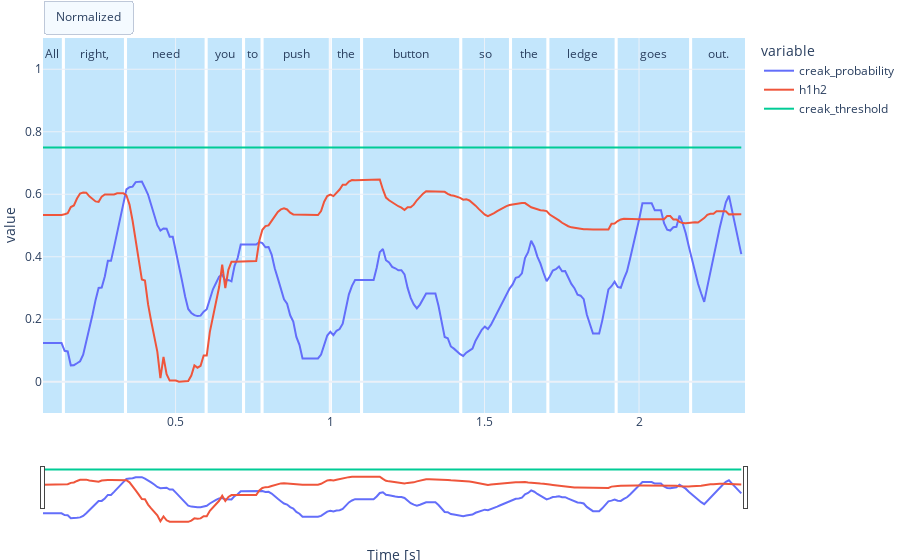

The code cell stored with this chart in its notebook:
### Markdown cell above
## Plot the audio
Get the durations from here for the fine-grained editing

### Code cell
fig = creapy.plot(X_test, y_pred_smoothed, sr, words=timestamps)

### Figure 1 — Plotly figure (JSON) as saved in the notebook; plotly's stock layout.template omitted (floating-point values rounded to 4 significant figures; data arrays with more than 128 entries replaced by an {"elided": "..."} marker saying what was removed)
{"data": [{"hovertemplate": "variable=creak_probability<br>x=%{x}<br>value=%{y}<extra></extra>", "legendgroup": "creak_probability", "line": {"color": "#636efa", "dash": "solid"}, "marker": {"symbol": "circle"}, "mode": "lines", "name": "creak_probability", "orientation": "v", "showlegend": true, "type": "scatter", "x": {"elided": "227 float values"}, "xaxis": "x", "y": {"elided": "227 float values"}, "yaxis": "y"}, {"hovertemplate": "variable=h1h2<br>x=%{x}<br>value=%{y}<extra></extra>", "legendgroup": "h1h2", "line": {"color": "#EF553B", "dash": "solid"}, "marker": {"symbol": "circle"}, "mode": "lines", "name": "h1h2", "orientation": "v", "showlegend": true, "type": "scatter", "x": {"elided": "227 float values"}, "xaxis": "x", "y": {"elided": "227 float values"}, "yaxis": "y"}, {"hovertemplate": "variable=creak_threshold<br>x=%{x}<br>value=%{y}<extra></extra>", "legendgroup": "creak_threshold", "line": {"color": "#00cc96", "dash": "solid"}, "marker": {"symbol": "circle"}, "mode": "lines", "name": "creak_threshold", "orientation": "v", "showlegend": true, "type": "scatter", "x": {"elided": "227 float values"}, "xaxis": "x", "y": {"elided": "227 float values"}, "yaxis": "y"}], "layout": {"annotations": [{"font": {"size": 12}, "showarrow": false, "text": "All", "x": 0.1015, "y": 1.05}, {"font": {"size": 12}, "showarrow": false, "text": "right,", "x": 0.2375, "y": 1.05}, {"font": {"size": 12}, "showarrow": false, "text": "need", "x": 0.4685, "y": 1.05}, {"font": {"size": 12}, "showarrow": false, "text": "you", "x": 0.6595, "y": 1.05}, {"font": {"size": 12}, "showarrow": false, "text": "to", "x": 0.75, "y": 1.05}, {"font": {"size": 12}, "showarrow": false, "text": "push", "x": 0.8905, "y": 1.05}, {"font": {"size": 12}, "showarrow": false, "text": "the", "x": 1.051, "y": 1.05}, {"font": {"size": 12}, "showarrow": false, "text": "button", "x": 1.262, "y": 1.05}, {"font": {"size": 12}, "showarrow": false, "text": "so", "x": 1.503, "y": 1.05}, {"font": {"size": 12}, "showarrow": false, "text": "the", "x": 1.644, "y": 1.05}, {"font": {"size": 12}, "showarrow": false, "text": "ledge", "x": 1.816, "y": 1.05}, {"font": {"size": 12}, "showarrow": false, "text": "goes", "x": 2.046, "y": 1.05}, {"font": {"size": 12}, "showarrow": false, "text": "out.", "x": 2.257, "y": 1.05}], "legend": {"title": {"text": "variable"}, "tracegroupgap": 0}, "margin": {"b": 0, "l": 0, "r": 0, "t": 0}, "shapes": [{"fillcolor": "LightSkyBlue", "layer": "below", "line": {"width": 0}, "opacity": 0.5, "type": "rect", "x0": 0.071, "x1": 0.132, "y0": -0.1, "y1": 1.1}, {"fillcolor": "LightSkyBlue", "layer": "below", "line": {"width": 0}, "opacity": 0.5, "type": "rect", "x0": 0.142, "x1": 0.333, "y0": -0.1, "y1": 1.1}, {"fillcolor": "LightSkyBlue", "layer": "below", "line": {"width": 0}, "opacity": 0.5, "type": "rect", "x0": 0.343, "x1": 0.594, "y0": -0.1, "y1": 1.1}, {"fillcolor": "LightSkyBlue", "layer": "below", "line": {"width": 0}, "opacity": 0.5, "type": "rect", "x0": 0.604, "x1": 0.715, "y0": -0.1, "y1": 1.1}, {"fillcolor": "LightSkyBlue", "layer": "below", "line": {"width": 0}, "opacity": 0.5, "type": "rect", "x0": 0.725, "x1": 0.775, "y0": -0.1, "y1": 1.1}, {"fillcolor": "LightSkyBlue", "layer": "below", "line": {"width": 0}, "opacity": 0.5, "type": "rect", "x0": 0.785, "x1": 0.996, "y0": -0.1, "y1": 1.1}, {"fillcolor": "LightSkyBlue", "layer": "below", "line": {"width": 0}, "opacity": 0.5, "type": "rect", "x0": 1.006, "x1": 1.097, "y0": -0.1, "y1": 1.1}, {"fillcolor": "LightSkyBlue", "layer": "below", "line": {"width": 0}, "opacity": 0.5, "type": "rect", "x0": 1.107, "x1": 1.418, "y0": -0.1, "y1": 1.1}, {"fillcolor": "LightSkyBlue", "layer": "below", "line": {"width": 0}, "opacity": 0.5, "type": "rect", "x0": 1.428, "x1": 1.579, "y0": -0.1, "y1": 1.1}, {"fillcolor": "LightSkyBlue", "layer": "below", "line": {"width": 0}, "opacity": 0.5, "type": "rect", "x0": 1.589, "x1": 1.7, "y0": -0.1, "y1": 1.1}, {"fillcolor": "LightSkyBlue", "layer": "below", "line": {"width": 0}, "opacity": 0.5, "type": "rect", "x0": 1.71, "x1": 1.921, "y0": -0.1, "y1": 1.1}, {"fillcolor": "LightSkyBlue", "layer": "below", "line": {"width": 0}, "opacity": 0.5, "type": "rect", "x0": 1.931, "x1": 2.162, "y0": -0.1, "y1": 1.1}, {"fillcolor": "LightSkyBlue", "layer": "below", "line": {"width": 0}, "opacity": 0.5, "type": "rect", "x0": 2.172, "x1": 2.343, "y0": -0.1, "y1": 1.1}], "updatemenus": [{"buttons": [{"args": [{"y": {"elided": "3x227 float values"}}], "label": "Normalized", "method": "update"}], "direction": "left", "pad": {"r": 10}, "showactive": true, "type": "buttons", "x": 0, "xanchor": "left", "y": 1.1, "yanchor": "top"}], "xaxis": {"anchor": "y", "domain": [0, 1], "rangeslider": {"visible": true}, "title": {"text": "Time [s]"}}, "yaxis": {"anchor": "x", "domain": [0, 1], "title": {"text": "value"}}}}
